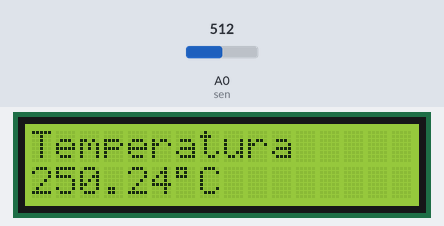
Bench run of a sketch on a simulated Arduino Uno, built with avr-gcc and run on an emulated ATmega328P. On the bench: 16×2 character LCD. The test bench sets the inputs (shaded band); at power-on: A0 (sen) = 512.

Above: at 1.9 s.
2.0 s: A0 (sen) set to 716
At 3.5 s:
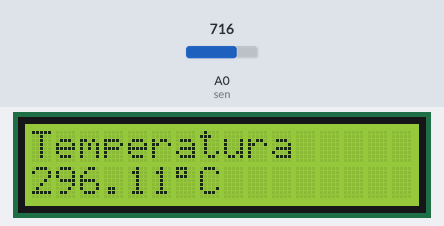
5.0 s: A0 (sen) set to 900
At 6.9 s:
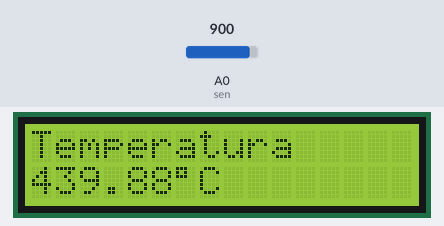
7.8 s: A0 (sen) set to 1023
At 11.4 s:
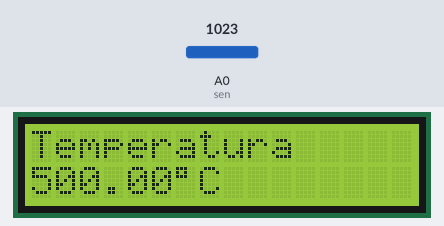
Timing chart, 0 to 12.9 s (numbered marks = the images above; inputs shaded):
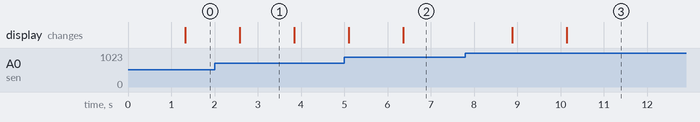

Measured:
- after the input at 2.0 s, the display: changes after 0.58 s (image 1)
- after the input at 5.0 s, the display: first changes after 0.10 s (image 2 shows a later state)
- after the input at 7.8 s, the display: first changes after 1.1 s (image 3 shows a later state)
- what the display in image 1 shows lasts 1.2 s, from 2.6 s to 3.8 s

The sketch:

sensorTemperatura.ino
```cpp
// sensorTemperatura.ino

// bibliotecas
#include <LiquidCrystal.h> // display

// declarando os pinos para conectar no display
const int rs = 12, e = 11, d4 = 5, d5 = 4, d6 = 3, d7 = 2;

// declarando os pinos declarados para o display
LiquidCrystal lcd(rs, e, d4, d5, d6, d7);

// definindo a saida analogica A0 para o sensor de temperatura
#define sen A0

// definindo valor da quantidade de amostras
#define amostras 50

// declarando valor e temperatura como 0
float tp = 0.0, v = 0.0;

void setup(){
  Serial.begin(9600);

  // Declarando o sensor como uma entrada
  pinMode(sen, INPUT);

  // Formatação do display
  lcd.begin(16,2);          // 16 colunas e 2 linhas
  lcd.setCursor(0,0);       // colocando o cursor no começo
  lcd.print("Temperatura"); // escrevendo mensagem no display
  lcd.setCursor(6,1);       // colocando o cursor na coluna 7 e linha 2
  lcd.write(B11011111);     // código para imprimir "°" no display
  lcd.print("C");           // excrevendo mensagem no display
}

void loop(){
  // tirar a média dos valores lidos
  float tp = mediaAmostras();

  // escrevendo o valor da temperatura no display
  lcd.setCursor(0,1); // primeira coluna, linha 2
  lcd.print(tp); // imprime o valor armazenado na variavel tp
  //delay(1000);
}

float mediaAmostras(){
  float total = 0;
  for (int i = 0; i < amostras; i++){
    total += ((analogRead(sen) * (5.0 / 1023)) / 0.01);
    delay(25);
  }
  total = total / amostras;
  return total;
}
```
